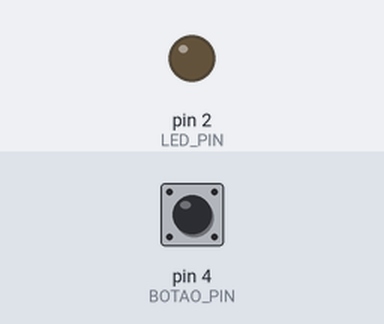
The sketch below on a simulated Arduino Uno, built with avr-gcc and run on an emulated ATmega328P. Shown: output pins drawn as LEDs (lit = HIGH). Inputs (shaded band) come from the test bench; at power-on: pin 4 (BOTAO_PIN) LOW. What the sketch prints to the serial monitor is not drawn.

Above: at 1.2 s.
1.3 s: pin 4 (BOTAO_PIN) pulled HIGH for 0.15 s
At 1.37 s:
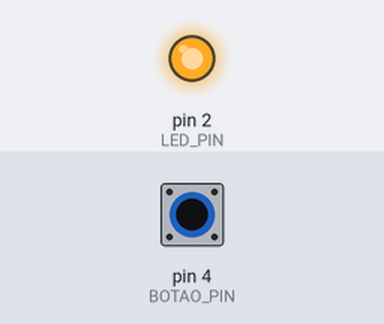
2.9 s: pin 4 (BOTAO_PIN) pulled HIGH for 0.15 s
At 4.5 s:
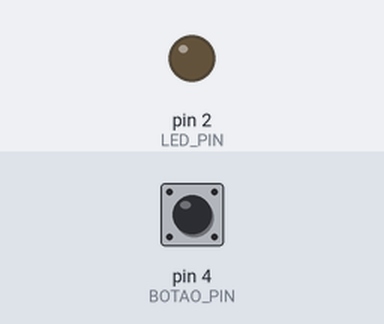
6.0 s: pin 4 (BOTAO_PIN) pulled HIGH for 3.2 s
At 7.4 s:
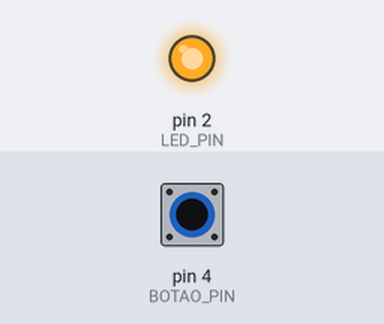
Timing chart, 0 to 10.7 s (numbered marks = the images above; inputs shaded):
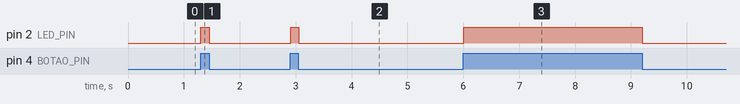

Measured:
- after the input at 1.3 s, pin 2 (LED_PIN): LOW → HIGH at once, → LOW 0.14 s later
- after the input at 2.9 s, pin 2 (LED_PIN): LOW → HIGH at once, → LOW 0.14 s later
- after the input at 6.0 s, pin 2 (LED_PIN): LOW → HIGH at once, → LOW 3.2 s later

The sketch:

E3_Botao_PullDown.ino
```cpp
// E3: Botão com Pull-Down
// Botão liga/desliga o LED

const int BOTAO_PIN = 4;
const int LED_PIN = 2;

void setup() {
  pinMode(BOTAO_PIN, INPUT);
  pinMode(LED_PIN, OUTPUT);
  Serial.begin(115200);
}

void loop() {
  int estado = digitalRead(BOTAO_PIN);

  if (estado == HIGH) {
    digitalWrite(LED_PIN, HIGH);
    Serial.println("Botão pressionado — LED LIGADO");
  } else {
    digitalWrite(LED_PIN, LOW);
    Serial.println("Botão solto — LED DESLIGADO");
  }

  delay(10); // debounce simples
}
```

E1_LED_Estatico.ino
```cpp
// E1: LED Estático
// Circuito: 5V → Resistor 220Ω → LED (+) → LED (-) → GND
// Não precisa de código - LED acende direto na fonte

// Este arquivo é apenas referência visual
// O circuito é feito na protoboard sem microcontrolador

/*
  Montagem:
  5V ───[220Ω]─── LED(+) ─── LED(-) ─── GND

  Verificação com multímetro:
  - Tensão no LED: ~2V
  - Corrente: (5V - 2V) / 220Ω = 13.6mA
  - Resistor: 220Ω (mais seguro que 150Ω calculado)
*/
```
